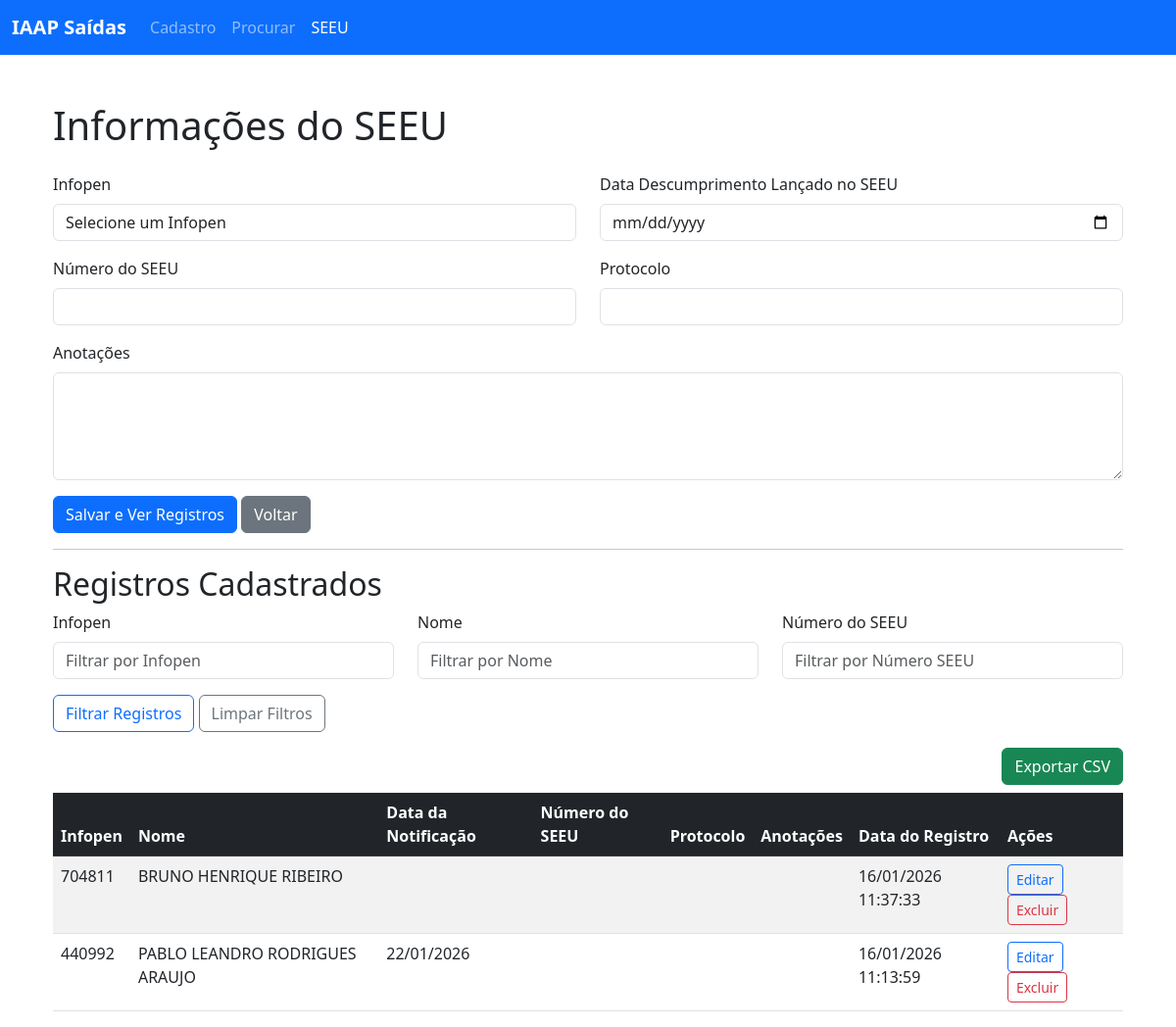
/seeu, run on the app's committed database.
### app.py (models this page shows, shortened)
class Judiciary(db.Model):
    __tablename__ = 'judiciary'
    id = db.Column(db.Integer, primary_key=True)
    infopen = db.Column(db.String(100), db.ForeignKey('user_registration.infopen'), nullable=False)
    data_notificacao = db.Column(db.Date, nullable=True)  # Data da Notificação
    numero_seeu = db.Column(db.String(100), nullable=True)  # Número do SEEU
    protocolo = db.Column(db.String(100), nullable=True)  # Protocolo
    anotacoes = db.Column(db.Text, nullable=True)  # Anotações
    data_registro = db.Column(db.DateTime, default=get_current_time_brasilia, onupdate=get_current_time_brasilia)

class UserRegistration(db.Model):
    __tablename__ = 'user_registration'
    id = db.Column(db.Integer, primary_key=True)
    infopen = db.Column(db.String(100), unique=True, nullable=True)
    nome_completo = db.Column(db.String(200), nullable=False)
    cpf = db.Column(db.String(14), nullable=True)  # Added CPF field
    telefone = db.Column(db.String(20), nullable=True)  # Added telefone field
    rua = db.Column(db.String(200), nullable=True)
    bairro = db.Column(db.String(200), nullable=True)
    numero = db.Column(db.String(20), nullable=True)
    municipio = db.Column(db.String(100), nullable=True)
    ueop = db.Column(db.String(100), nullable=True)
    cia = db.Column(db.String(100), nullable=True)
    restricoes_judiciais = db.Column(db.Text, nullable=True)
    observacoes = db.Column(db.Text, nullable=True)  # Added observacoes field
    latitude = db.Column(db.String(20), nullable=True)  # Latitude field
    longitude = db.Column(db.String(20), nullable=True)  # Longitude field
    data_modificacao = db.Column(
        db.DateTime, default=get_current_time_brasilia, onupdate=get_current_time_brasilia)

### app.py (the view, shortened to what this page needs)
@app.route('/seeu', methods=['GET', 'POST'])
def seeu():
    selected_infopen = request.args.get('infopen', '')
    filter_infopen = request.values.get('filter_infopen', '').strip()
    filter_nome = request.values.get('filter_nome', '').strip()
    filter_numero_seeu = request.values.get('filter_numero_seeu', '').strip()
    query = Judiciary.query
    if filter_nome:
        query = query.join(
            UserRegistration, Judiciary.infopen == UserRegistration.infopen)
        query = query.filter(
            UserRegistration.nome_completo.ilike(f'%{filter_nome}%'))
    if filter_infopen:
        query = query.filter(Judiciary.infopen.ilike(f'%{filter_infopen}%'))
    if filter_numero_seeu:
        query = query.filter(Judiciary.numero_seeu.ilike(f'%{filter_numero_seeu}%'))
    judiciary_records = query.order_by(Judiciary.data_registro.desc()).all()
    users = UserRegistration.query.order_by(
        UserRegistration.nome_completo).all()
    return render_template(
        'seeu.html',
        active_page='seeu',
        show_institutional_content=False,
        show_institutional_text=False,
        users=users,
        judiciary_records=judiciary_records,
        selected_infopen=selected_infopen,
        filter_infopen=filter_infopen,
        filter_nome=filter_nome,
        filter_numero_seeu=filter_numero_seeu
    )

### templates/seeu.html (shortened to what this page needs)
{% extends "menu.html" %}
{% block content %}
<div class="container mt-5">
    <h1 class="mb-4">Informações do SEEU</h1>
    <form method="POST" action="{{ url_for('seeu') }}">
        <div class="row">
            <div class="col-md-6 mb-3">
                <label for="infopen" class="form-label">Infopen</label>
                <select class="form-control" id="infopen" name="infopen">
                    <option value="">Selecione um Infopen</option>
                </select>
            </div>
            <div class="col-md-6 mb-3">
                <label for="data_notificacao" class="form-label">Data Descumprimento Lançado no SEEU</label>
                <input type="date" class="form-control" id="data_notificacao" name="data_notificacao" value="{{ request.form.data_notificacao }}">
            </div>
        </div>
        <div class="row">
            <div class="col-md-6 mb-3">
                <label for="numero_seeu" class="form-label">Número do SEEU</label>
                <input type="text" class="form-control" id="numero_seeu" name="numero_seeu" value="{{ request.form.numero_seeu }}">
            </div>
            <div class="col-md-6 mb-3">
                <label for="protocolo" class="form-label">Protocolo</label>
                <input type="text" class="form-control" id="protocolo" name="protocolo" value="{{ request.form.protocolo }}">
            </div>
        </div>
        <div class="mb-3">
            <label for="anotacoes" class="form-label">Anotações</label>
            <textarea class="form-control" id="anotacoes" name="anotacoes" rows="4">{{ request.form.anotacoes }}</textarea>
        </div>
        <button type="submit" class="btn btn-primary">Salvar e Ver Registros</button>
        <a href="{{ url_for('register') }}" class="btn btn-secondary">Voltar</a>
    </form>
    <hr>
    <h2>Registros Cadastrados</h2>
    <form method="GET" action="{{ url_for('seeu') }}" class="mb-3">
        <div class="row">
            <div class="col-md-4 mb-3">
                <label for="filter_infopen" class="form-label">Infopen</label>
                <input type="text" class="form-control" id="filter_infopen" name="filter_infopen" value="{{ filter_infopen or '' }}" placeholder="Filtrar por Infopen">
            </div>
            <div class="col-md-4 mb-3">
                <label for="filter_nome" class="form-label">Nome</label>
                <input type="text" class="form-control" id="filter_nome" name="filter_nome" value="{{ filter_nome or '' }}" placeholder="Filtrar por Nome">
            </div>
            <div class="col-md-4 mb-3">
                <label for="filter_numero_seeu" class="form-label">Número do SEEU</label>
                <input type="text" class="form-control" id="filter_numero_seeu" name="filter_numero_seeu" value="{{ filter_numero_seeu or '' }}" placeholder="Filtrar por Número SEEU">
            </div>
        </div>
        <div class="row">
            <div class="col-md-12">
                <button type="submit" class="btn btn-outline-primary">Filtrar Registros</button>
                <a href="{{ url_for('seeu') }}" class="btn btn-outline-secondary">Limpar Filtros</a>
            </div>
        </div>
    </form>
    <div class="d-flex justify-content-end mb-2">
        <a href="{{ url_for('export_seeu_csv',
            filter_infopen=filter_infopen or '',
            filter_nome=filter_nome or '',
            filter_numero_seeu=filter_numero_seeu or '') }}"
           class="btn btn-success">
            Exportar CSV
        </a>
    </div>
    {% if judiciary_records %}
        <div class="table-responsive">
            <table class="table table-striped table-hover">
                <thead class="table-dark">
                    <tr>
                        <th>Infopen</th>
                        <th>Nome</th>
                        <th>Data da Notificação</th>
                        <th>Número do SEEU</th>
                        <th>Protocolo</th>
                        <th>Anotações</th>
                        <th>Data do Registro</th>
                        <th>Ações</th>
                    </tr>
                </thead>
                <tbody>
                    {% for record in judiciary_records %}
                    <tr>
                        <td>{{ record.infopen or '' }}</td>
                        <td>
                            {% set user = users | selectattr('infopen', 'equalto', record.infopen) | first %}
                            {{ user.nome_completo if user else '' }}
                        </td>
                        <td>{{ record.data_notificacao.strftime('%d/%m/%Y') if record.data_notificacao else '' }}</td>
                        <td>{{ record.numero_seeu or '' }}</td>
                        <td>{{ record.protocolo or '' }}</td>
                        <td>{{ record.anotacoes or '' | truncate(50, True) }}</td>
                        <td>{{ record.data_registro.strftime('%d/%m/%Y %H:%M:%S') if record.data_registro else '' }}</td>
                        <td>
                            <a href="{{ url_for('edit_seeu', record_id=record.id) }}" class="btn btn-sm btn-outline-primary me-1">Editar</a>
                            <form method="POST" action="{{ url_for('delete_seeu', record_id=record.id) }}" style="display: inline;" onsubmit="return confirm('Tem certeza que deseja excluir este registro judicial?');">
                                <button type="submit" class="btn btn-sm btn-outline-danger">Excluir</button>
                            </form>
                        </td>
                    </tr>
                    {% endfor %}
                </tbody>
            </table>
        </div>
    {% else %}
        <p class="text-muted">Nenhum registro judicial encontrado.</p>
    {% endif %}
</div>
{% endblock %}

### templates/menu.html (shortened to what this page needs)
<!DOCTYPE html>
<html lang="pt-BR">
<head>
    <link href="https://cdn.jsdelivr.net/npm/bootstrap@5.3.0/dist/css/bootstrap.min.css" rel="stylesheet">
</head>
<body>
    <nav class="navbar navbar-expand-lg navbar-dark bg-primary">
        <div class="container-fluid">
            <a class="navbar-brand fw-bold" href="{{ url_for('show_menu') }}">IAAP Saídas</a>
            <div class="collapse navbar-collapse" id="navbarNav">
                <ul class="navbar-nav me-auto mb-2 mb-lg-0">
                    <li class="nav-item">
                        <a class="nav-link {{ 'active' if active_page == 'register' else '' }}"
                           href="{{ url_for('register') }}"
                           aria-current="{{ 'page' if active_page == 'register' else 'false' }}">
                            Cadastro
                        </a>
                    </li>
                    <li class="nav-item">
                        <a class="nav-link {{ 'active' if active_page == 'search' else '' }}"
                           href="{{ url_for('search') }}"
                           aria-current="{{ 'page' if active_page == 'search' else 'false' }}">
                            Procurar
                        </a>
                    </li>
                    <li class="nav-item">
                        <a class="nav-link {{ 'active' if active_page == 'seeu' else '' }}"
                           href="{{ url_for('seeu') }}"
                           aria-current="{{ 'page' if active_page == 'seeu' else 'false' }}">
                            SEEU
                        </a>
                    </li>
                </ul>
            </div>
        </div>
    </nav>
    <div class="container mt-4">
        {% block content %}{% endblock %}
    </div>
</body>
</html>

### data on the page
Judiciary: infopen "704811", data_registro "16/01/2026 11:37:33"
UserRegistration: nome_completo "BRUNO HENRIQUE RIBEIRO"
Judiciary: infopen "440992", data_notificacao "22/01/2026", data_registro "16/01/2026 11:13:59"
UserRegistration: nome_completo "PABLO LEANDRO RODRIGUES ARAUJO"
